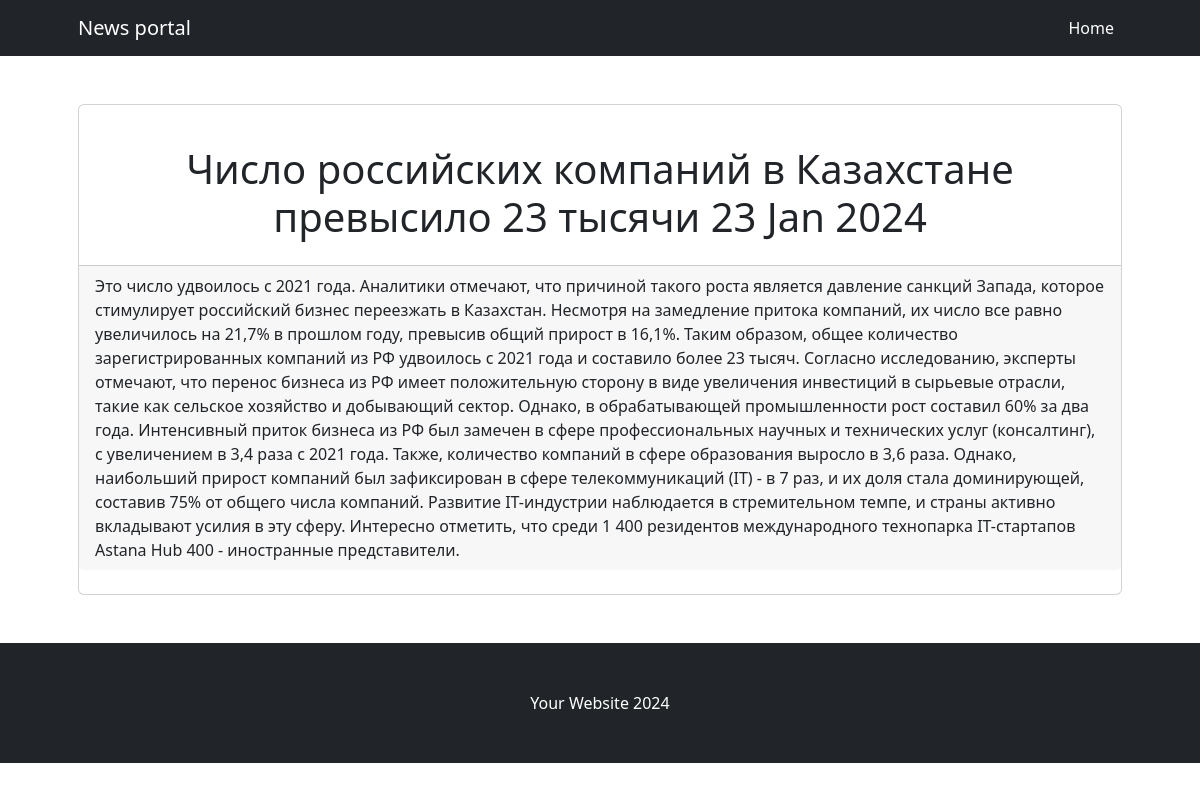
Page /news/4 on the committed database.
### simpleapp/models.py (models this page shows, shortened)
class Post(models.Model):
    author = models.CharField(max_length=255)
    item = models.CharField(max_length=3, choices=ITEM, default=article)
    date = models.DateTimeField(auto_now_add=True)
    category = models.ForeignKey(to=Category, on_delete=models.CASCADE, related_name='posts')
    heading = models.CharField(max_length=255)
    text = models.TextField(default = "Текст не введен")

### simpleapp/views.py (the view)
# urls.py: path('<int:pk>', PostDetail.as_view()),
class PostDetail(DetailView):
    model = Post
    template_name = 'post.html'
    context_object_name = 'post'

### simpleapp/templatetags/custom_filters.py (called while the page is built)
@register.filter(name='censor')
def currency(value):
   if type(value)==str:
      for pattern, repl in _TAGS:
        value = re.sub(pattern, repl, value)
   return value

### templates/post.html (shortened to what this page needs)
{% extends 'flatpages/default.html' %}
{% load custom_filters %}
{% block content %}
<div class="card   my-5 py-4 ">
    <div class="card-body text-center">
        <h1 class="font-weight-light">{{ post.heading|censor }} {{ post.date|date:'d M Y' }}</h1>
    </div>
    <div class="card-footer">
        <p class="card-text">{{ post.text|censor }}</p>
    </div>
</div>
{% endblock content %}

### rows in the picture
Post: heading|censor "Число российских компаний в Казахстане превысило 23 тысячи", date "23 Jan 2024", text|censor "Это число удвоилось с 2021 года. Аналитики отмечают, что причиной такого роста является давление санкций Запада, которое стимулирует российский бизнес переезжать в Казахстан. Несмотря на замедление притока компаний, их число все равно увеличилось на 21,7% в прошлом году, превысив общий прирост в 16,1%. Таким образом, общее количество зарегистрированных компаний из РФ удвоилось с 2021 года и составило более 23 тысяч. Согласно исследованию, эксперты отмечают, что перенос бизнеса из РФ имеет положительную сторону в виде увеличения инвестиций в сырьевые отрасли, такие как сельское хозяйство и добывающий сектор. Однако, в обрабатывающей промышленности рост составил 60% за два года. Интенсивный…"
